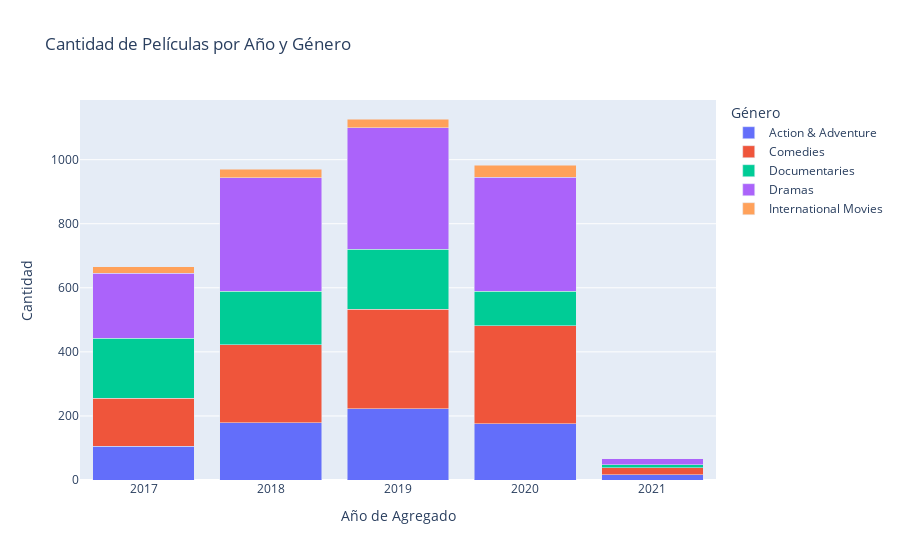

The cell this chart's notebook holds for it:
### Code cell
year_genre_df = movie_df[(movie_df['principal_genre'].isin(top_movies_genres)) & (movie_df['year_added'] >= 2017)  & (movie_df['year_added'] < 2022)].groupby(['principal_genre', 'year_added']).agg({'title': 'count'})
year_genre_df = year_genre_df.reset_index()
year_genre_df.columns = ['principal_genre', 'year_added', 'count']


# Crear el gráfico de barras apiladas
fig = px.bar(year_genre_df, x='year_added', y='count', color='principal_genre', 
             title='Cantidad de Películas por Año y Género',
             labels={'year_added': 'Año de Agregado', 'count': 'Cantidad', 'principal_genre': 'Género'},
             barmode='stack')

# Mostrar el gráfico
fig.show()

### Figure 1 — Plotly figure (JSON) as saved in the notebook; plotly's stock layout.template omitted (floating-point values rounded to 4 significant figures)
{"data": [{"alignmentgroup": "True", "hovertemplate": "Género=Action & Adventure<br>Año de Agregado=%{x}<br>Cantidad=%{y}<extra></extra>", "legendgroup": "Action & Adventure", "marker": {"color": "#636efa", "pattern": {"shape": ""}}, "name": "Action & Adventure", "offsetgroup": "Action & Adventure", "orientation": "v", "showlegend": true, "textposition": "auto", "type": "bar", "x": [2017, 2018, 2019, 2020, 2021], "xaxis": "x", "y": [106, 178, 222, 176, 16], "yaxis": "y"}, {"alignmentgroup": "True", "hovertemplate": "Género=Comedies<br>Año de Agregado=%{x}<br>Cantidad=%{y}<extra></extra>", "legendgroup": "Comedies", "marker": {"color": "#EF553B", "pattern": {"shape": ""}}, "name": "Comedies", "offsetgroup": "Comedies", "orientation": "v", "showlegend": true, "textposition": "auto", "type": "bar", "x": [2017, 2018, 2019, 2020, 2021], "xaxis": "x", "y": [149, 245, 311, 305, 22], "yaxis": "y"}, {"alignmentgroup": "True", "hovertemplate": "Género=Documentaries<br>Año de Agregado=%{x}<br>Cantidad=%{y}<extra></extra>", "legendgroup": "Documentaries", "marker": {"color": "#00cc96", "pattern": {"shape": ""}}, "name": "Documentaries", "offsetgroup": "Documentaries", "orientation": "v", "showlegend": true, "textposition": "auto", "type": "bar", "x": [2017, 2018, 2019, 2020, 2021], "xaxis": "x", "y": [188, 167, 187, 109, 9], "yaxis": "y"}, {"alignmentgroup": "True", "hovertemplate": "Género=Dramas<br>Año de Agregado=%{x}<br>Cantidad=%{y}<extra></extra>", "legendgroup": "Dramas", "marker": {"color": "#ab63fa", "pattern": {"shape": ""}}, "name": "Dramas", "offsetgroup": "Dramas", "orientation": "v", "showlegend": true, "textposition": "auto", "type": "bar", "x": [2017, 2018, 2019, 2020, 2021], "xaxis": "x", "y": [202, 354, 379, 355, 19], "yaxis": "y"}, {"alignmentgroup": "True", "hovertemplate": "Género=International Movies<br>Año de Agregado=%{x}<br>Cantidad=%{y}<extra></extra>", "legendgroup": "International Movies", "marker": {"color": "#FFA15A", "pattern": {"shape": ""}}, "name": "International Movies", "offsetgroup": "International Movies", "orientation": "v", "showlegend": true, "textposition": "auto", "type": "bar", "x": [2017, 2018, 2019, 2020, 2021], "xaxis": "x", "y": [20, 26, 28, 37, 1], "yaxis": "y"}], "layout": {"barmode": "stack", "legend": {"title": {"text": "Género"}, "tracegroupgap": 0}, "title": {"text": "Cantidad de Películas por Año y Género"}, "xaxis": {"anchor": "y", "domain": [0, 1], "title": {"text": "Año de Agregado"}}, "yaxis": {"anchor": "x", "domain": [0, 1], "title": {"text": "Cantidad"}}}}
